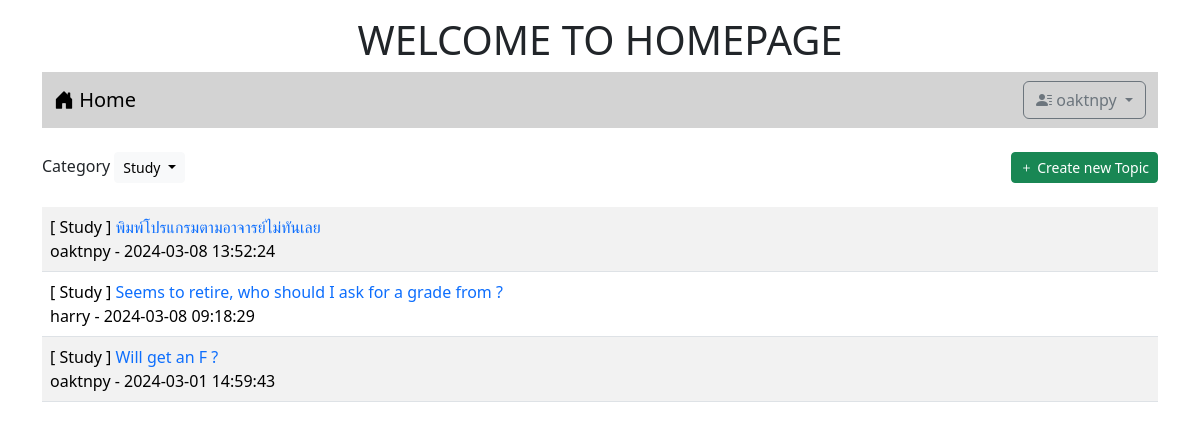
Page /index.php?category=2 (signed in) on the committed database.
### tables this page shows
CREATE TABLE `category` (
  `id` int(11) NOT NULL,
  `name` varchar(32) NOT NULL
);

CREATE TABLE `post` (
  `id` int(11) NOT NULL,
  `title` varchar(128) NOT NULL,
  `content` varchar(2048) NOT NULL,
  `post_date` datetime NOT NULL,
  `cat_id` int(11) NOT NULL,
  `user_id` int(11) NOT NULL
);

CREATE TABLE `user` (
  `id` int(11) NOT NULL,
  `login` varchar(32) NOT NULL,
  `password` varchar(64) NOT NULL,
  `name` varchar(64) NOT NULL,
  `gender` char(1) NOT NULL,
  `email` varchar(32) NOT NULL,
  `role` char(1) NOT NULL
);

### index.php (the view, shortened to what this page needs)
<!DOCTYPE html>
<html lang="en">
<head>
    <link href="https://cdn.jsdelivr.net/npm/bootstrap@5.3.2/dist/css/bootstrap.min.css" rel="stylesheet">
    <link rel="stylesheet" href="https://cdn.jsdelivr.net/npm/bootstrap-icons@1.11.3/font/bootstrap-icons.min.css">
</head>
<body>
    <div class="container-lg">
        <h1 style="text-align: center;" class="mt-3">WELCOME TO HOMEPAGE</h1>
        <?php include "nav.php" ?>
        <div class="mt-4 d-flex justify-content-between">
        <div>
        <label>Category</label>
        <div class="btn-group">
            <button type="button" class="btn btn-light btn-sm dropdown-toggle" data-bs-toggle="dropdown" aria-expanded="false">
                <?php
                    if (isset($_GET['category']) && $_GET['category'] != 'all') {
                        $conn = new PDO("mysql:host=localhost;dbname=webboard;charset=utf8","root","");
                        $sql = "SELECT name FROM category WHERE id = " . $_GET['category'];
                        $result = $conn->query($sql);
                        $row = $result->fetch();
                        echo $row['name'];
                    } else {
                        echo '-- ALL --';
                    }
                ?>
            </button>
        </div>
    </div>
            <?php if (isset($_SESSION['id'])) { ?>
            <div>
                <a href="newpost.php" class="btn btn-success btn-sm"><i class="bi bi-plus"></i> Create new Topic</a>
            </div>
            <?php } ?>
        </div>
        <table class="table table-striped mt-4">
            <?php
                $conn = new PDO("mysql:host=localhost;dbname=webboard;charset=utf8","root","");
                $category_condition = (isset($_GET['category']) && $_GET['category'] != 'all') ? 'WHERE t3.id = ' . $_GET['category'] : '';
                $sql = "SELECT t3.name, t1.title, t1.id, t2.login, t1.post_date FROM post as t1
                    INNER JOIN user as t2 ON (t1.user_id = t2.id)
                    INNER JOIN category as t3 ON (t1.cat_id = t3.id)
                    $category_condition
                    ORDER BY t1.post_date DESC";
                $result = $conn->query($sql);
                while ($row = $result->fetch()) {
                    echo "<tr>";
                    echo "<td>[ $row[0] ] <a href=post.php?id=$row[2] style=text-decoration:none>$row[1]</a><br>$row[3] - $row[4]</td>";
                    echo "</td></tr>";
                }
            ?>
        </table>
    </div>
</body>
</html>

### rows in the picture
category: name "Study"
post: category.name "Study", title "พิมพ์โปรแกรมตามอาจารย์ไม่ทันเลย", user.login "oaktnpy", post_date "2024-03-08 13:52:24"
post: category.name "Study", title "Seems to retire, who should I ask for a grade from ?", user.login "harry", post_date "2024-03-08 09:18:29"
post: category.name "Study", title "Will get an F ?", user.login "oaktnpy", post_date "2024-03-01 14:59:43"

### other values in the picture
$_SESSION[username] "oaktnpy"
